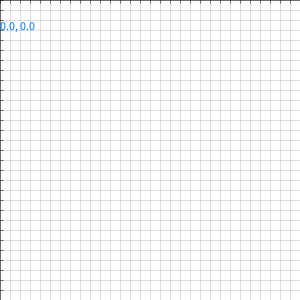
Frame 1 (no input)
Frame 60 (the mouse pressed at the canvas centre just before this capture): identical to frame 1, image omitted
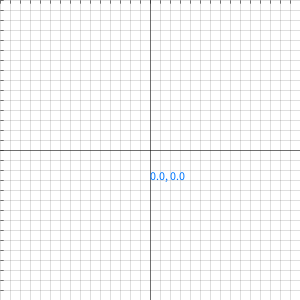
Frame 120 (the mouse held since frame 60 and released just before this capture)

The Processing sketch that drew these frames (run headless with seeded random() and noise(); from frame 60 on, the mouse is pressed at the canvas centre):

// Processing sketch: processing_62815
// ── processing_62815.pde

void setup()
{
  size(300, 300);
  smooth();
  background(255);
}

int tx, ty;
int w = -1;

void draw()
{
  background(255);
  if (w == -1) {
    raster();
  }
  strokeWeight(0.5);
  stroke(0);
  line(-width, ty, width, ty);
  line(tx, -height, tx, height);
  translate(tx, ty);
  if (w == 1) {
    raster();
  }
  fill(#0077FF);
  float ox = mouseX - tx;
  float oy = mouseY - ty;
  text(ox + ", " + oy, mouseX-tx, mouseY+30-ty);
}

void mousePressed()
{
  tx = mouseX;
  ty = mouseY;
}

void keyPressed()
{
  if(key == 'w')
  {
    w *= -1;
  }
  if(key == 'd')
  {
    tx = 0;
    ty = 0;
  }
}

void raster()
{
  for (int i = 0; i < width; i+=10)
  {
    stroke(0, 127);
    strokeWeight(0.25);
    line(i, 0, i, height);
    stroke(0);
    strokeWeight(0.5);
    line(i, 0, i, 3);
  }
  for (int i = 0; i < height; i+=10)
  {
    stroke(0, 127);
    strokeWeight(0.25);
    line(0, i, width, i);
    stroke(0);
    strokeWeight(0.5);
    line(0, i, 3, i);
  }
}
